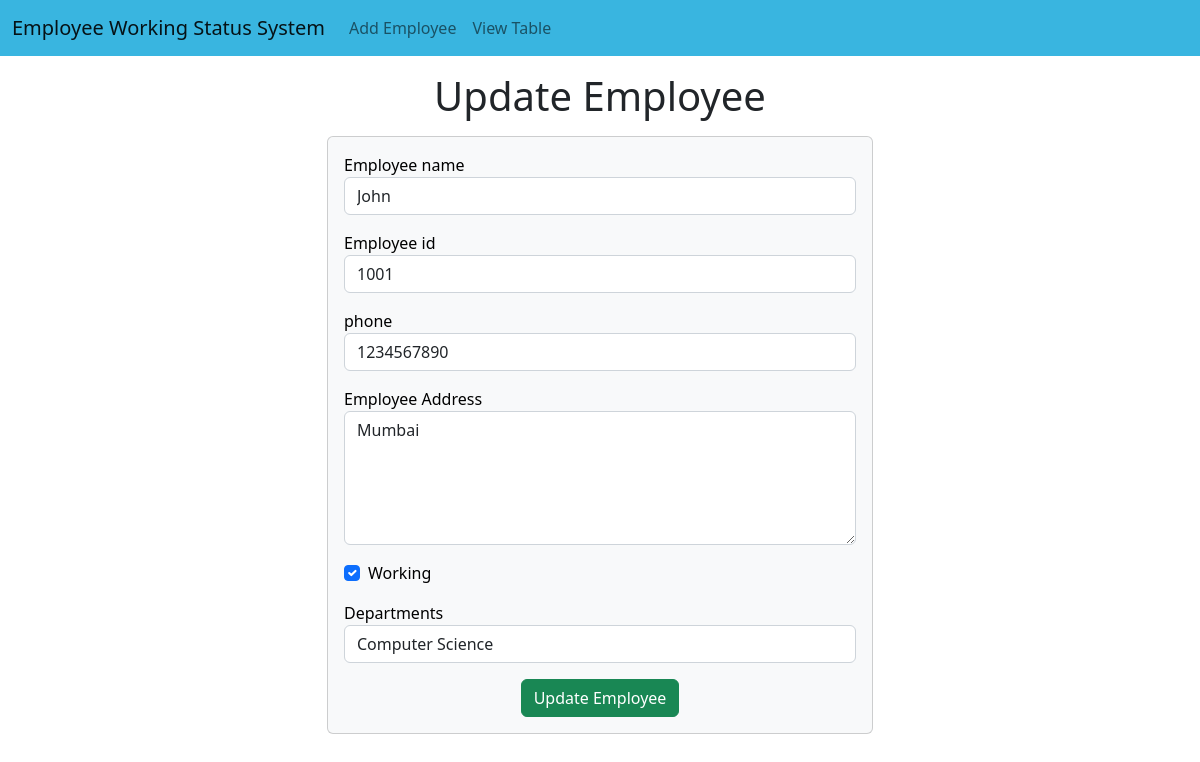
The page /emp/update-emp/13 on the database its author committed.
### emp/models.py (models this page shows, shortened)
class Emp(models.Model):
    name=models.CharField(max_length=200)
    emp_id=models.CharField(max_length=200)
    phone=models.CharField(max_length=10)
    address=models.CharField(max_length=150)
    working=models.BooleanField(default=True)
    department=models.CharField(max_length=200)

### emp/views.py (the view)
# urls.py: path("update-emp/<int:emp_id>",update_emp),
def update_emp(request,emp_id):
    emp=Emp.objects.get(pk=emp_id)
    return render(request,"emp/update_emp.html",{
        'emp':emp
    })

### templates/emp/update_emp.html (shortened to what this page needs)
<!doctype html>
<html lang="en">
  <head>
    <link href="https://cdn.jsdelivr.net/npm/bootstrap@5.2.2/dist/css/bootstrap.min.css"
          rel="stylesheet"
>
  </head>
  <body>
    {% include 'emp/navbar.html' %}
    <h1 class="text-center my-3">Update Employee</h1>
    <div class="container">
      <div class="row">
        <div class="col-md-6 offset-md-3">
          <div class="card bg-light text-black">
            <div class="card-body">
              <form action="/emp/do-update-emp/{{emp.id}}" method="POST">
                <div class="mb-3">
                  <label for="name">Employee name</label>
                  <input
                    id="name"
                    type="text"
                    class="form-control"
                    placeholder="Enter emp name"
                    name="emp_name"
                    value="{{emp.name}}"
                  />
                </div>
                <div class="mb-3">
                  <label for="id">Employee id</label>
                  <input
                    id="id"
                    type="text"
                    class="form-control"
                    placeholder="Enter emp id"
                    name="emp_id"
                    value="{{emp.emp_id}}"
                  />
                </div>
                <div class="mb-3">
                  <label for="phone">phone</label>
                  <input
                    id="phone"
                    type="text"
                    class="form-control"
                    placeholder="Enter emp phone"
                    name="emp_phone"
                    value="{{emp.phone}}"
                  />
                </div>
                <div class="mb-3">
                  <label for="address">Employee Address</label>
                  <textarea
                    name="emp_address"
                    id="address"
                    rows="5"
                    class="form-control"
                  >{{emp.address}}</textarea>
                </div>
                <div class="mb-3 form-check">
                  <label for="working">Working</label>
                  <input {% if emp.working %} checked {% endif %} id="working" name="emp_working" type="checkbox" class="form-check-input">
                </div>
                <div class="mb-3 ">
                  <label for="department">Departments</label>
                  <select value="{{emp.department}}" name="emp_department" id="department" class="form-control">
                      <option value="CSE">Computer Science</option>
                  </select>
                </div>
                <div class="container text-center">
                    <button class="btn btn-success">
                        Update Employee
                    </button>
                </div>
              </form>
            </div>
          </div>
        </div>
      </div>
    </div>
  </body>
</html>

### rows shown on the page
Emp: emp_name "John", emp_id "1001", emp_phone "1234567890", emp_address "Mumbai", working "☑", emp_department "Computer Science"
